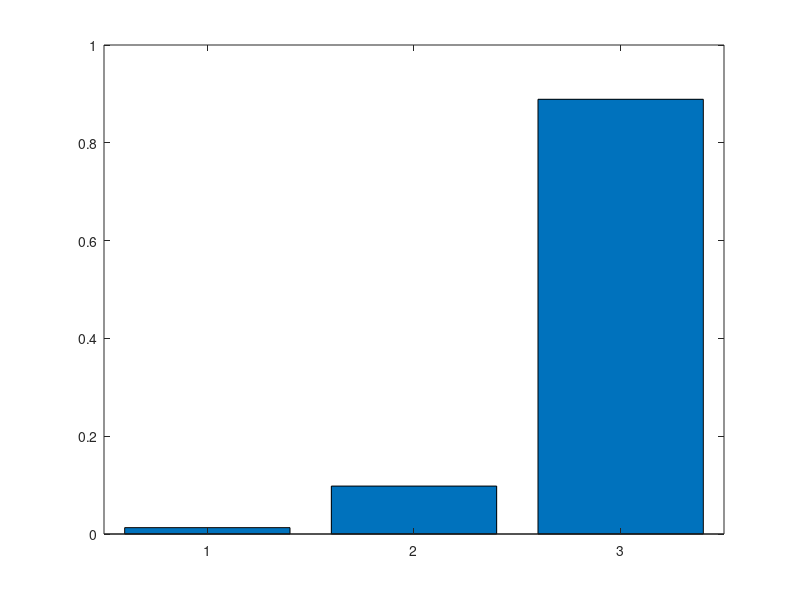

MATLAB code for this plot:
%STAT572_2_16.m
clear all
pvec = [.01, .09, .9];
qvec = [.1, .2, .7];
c = max(pvec./qvec);
size = 1000; i = 1; nrej = 0;
x = zeros(1,1);
while length(x) < size
    u1(i) = rand;
    if u1(i) <= qvec(1)
        y(i) = 1;
    elseif u1(i) <= qvec(1)+qvec(2)
        y(i) = 2;
    else
        y(i) = 3;
    end
    
    u2(i) = rand;
    if u2(i)<=(pvec(y(i))/(c*qvec(y(i))))
        x(i) = y(i);
        i = i + 1;
    else
        nrej = nrej + 1;
    end
end
acceptRate = size/(size+nrej);
cat = hist(x,3);
bar(cat./size);